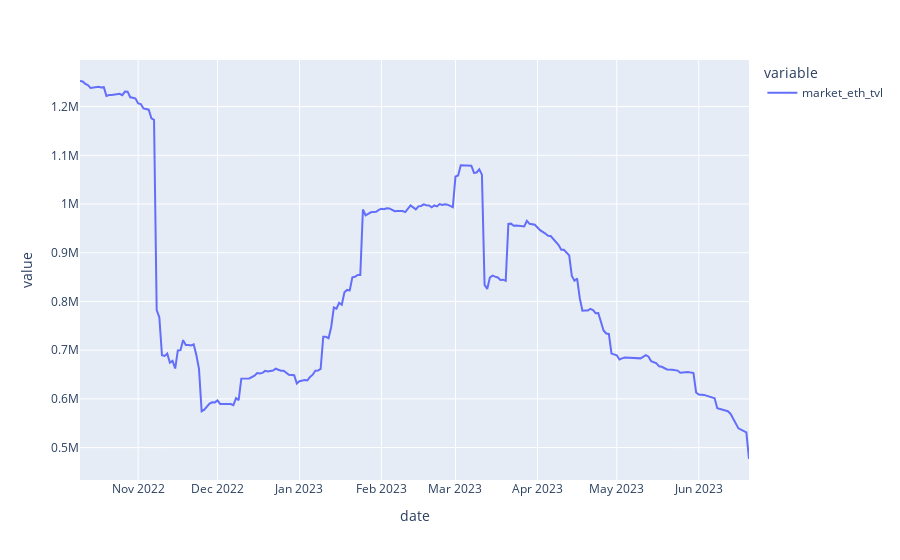

Notebook code for this chart:
### Code cell
px.line(add_over_100_subgroup['market_eth_tvl'].dropna())

### Figure 1 — Plotly figure (JSON) as saved in the notebook; plotly's stock layout.template omitted (floating-point values rounded to 4 significant figures; data arrays with more than 128 entries replaced by an {"elided": "..."} marker saying what was removed)
{"data": [{"hovertemplate": "variable=market_eth_tvl<br>date=%{x}<br>value=%{y}<extra></extra>", "legendgroup": "market_eth_tvl", "line": {"color": "#636efa", "dash": "solid"}, "marker": {"symbol": "circle"}, "mode": "lines", "name": "market_eth_tvl", "orientation": "v", "showlegend": true, "type": "scatter", "x": {"elided": "714 str values"}, "xaxis": "x", "y": {"elided": "714 float values"}, "yaxis": "y"}], "layout": {"legend": {"title": {"text": "variable"}, "tracegroupgap": 0}, "margin": {"t": 60}, "xaxis": {"anchor": "y", "domain": [0, 1], "title": {"text": "date"}}, "yaxis": {"anchor": "x", "domain": [0, 1], "title": {"text": "value"}}}}
